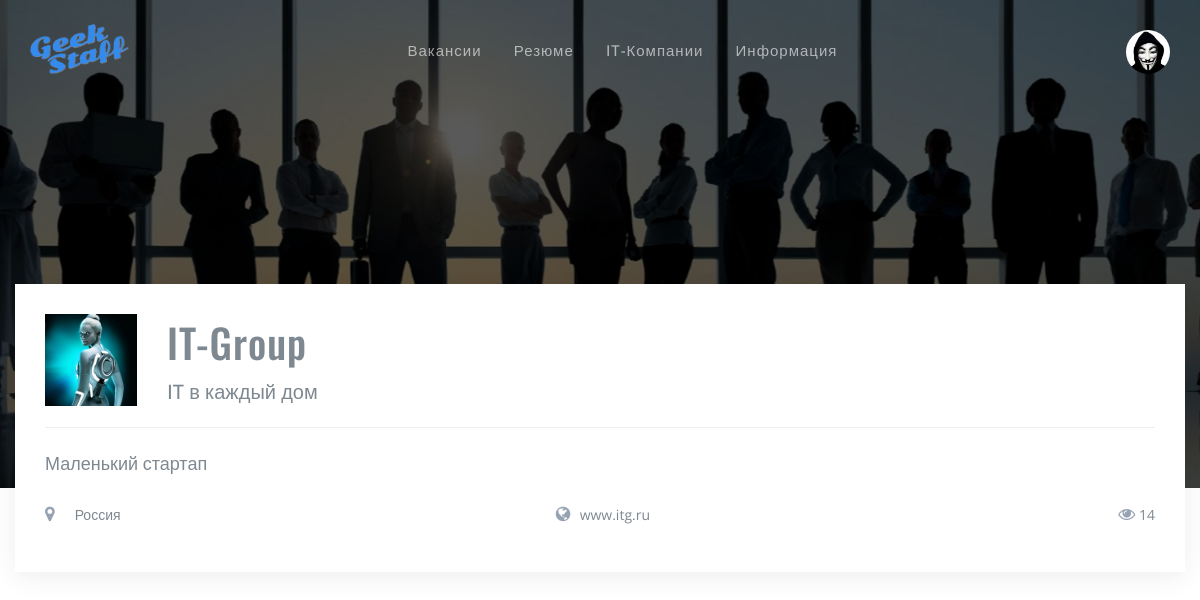
/company/1/card/ (signed in), run on the app's committed database.
### companyapp/models.py (models this page shows, shortened)
class Company(models.Model):
    def user_directory_path(instance, filename):
        return f'logo/user_{instance.user.id}/{filename}'
    STATUS = (
        ('0', 'Отклонена модератором'),
        ('1', 'Заготовка'),
        ('2', 'На модерации'),
        ('3', 'Опубликована'),
        ('4', 'Черновик'),
        ('9', 'Удалена'),
    )
    user = models.OneToOneField(to=MyUser, on_delete=models.PROTECT, related_name='company', verbose_name="Пользователь")
    name = models.CharField('Наименование компании', max_length=255, blank=False, db_index=True)
    status = models.CharField('Статус', max_length=1, choices=STATUS, default='1', db_index=True)
    logo = models.ImageField('Логотип', upload_to=user_directory_path, blank=True, null=True)
    headline = models.CharField('Слоган', max_length=255, blank=True)
    short_description = models.CharField('Краткое описание', max_length=255, blank=False)
    detail = models.TextField('Подробное описание', blank=True)
    location = models.CharField('Местонахождение', max_length=255, blank=False, db_index=True)
    link = models.CharField('Ссылка на сайт / соц.сеть', max_length=255, blank=True)
    moder_comment = models.TextField('Заключение модератора', blank=False, default='Комментарий: ')
    created_at = models.DateTimeField('Дата создания', auto_now_add=True)
    updated_at = models.DateTimeField('Дата обновления', auto_now=True)
    views_count = models.PositiveIntegerField('Число просмотров', default=0)
    class Meta:
        ordering = ('name',)
        verbose_name = 'Компания'
        verbose_name_plural = 'Компании'
    def views_counter(self):
        if Company.objects.filter(pk=self).exists():
            with transaction.atomic():
                self = Company.objects.get(id=self)
                self.views_count += 1
                self.save()

### companyapp/views.py (the view)
# urls.py: path('<int:pk>/card/', CompanyDetailView.as_view(), name='card'),
class CompanyDetailView(LoginRequiredMixin, DetailView):
    model = Company
    def get(self, request, *args, **kwargs):
        Company.views_counter(self.kwargs['pk'])
        return super().get(self, request, *args, **kwargs)

### templates/companyapp/company_detail.html (shortened to what this page needs)
{% extends 'base.html' %}
{% load static %}
{% block header %}
    <header class="page-header bg-img size-lg">
        <div class="container">
            <div class="header-detail">
                {% if object.logo %}
                    <img class="logo" src="{{ object.logo.url }}" alt="">
                {% else %}
                    <img class="logo" src="{% static 'img/logo-default.png' %}" alt="">
                {% endif %}
                <div class="hgroup">
                    <h1>{{ object.name }}</h1>
                    <h3>{{ object.headline }}</h3>
                </div>
                <hr>
                <p class="lead">{{ object.short_description }}</p>
                <ul class="details cols-3">
                    <li class="text-left">
                        <i class="fa fa-map-marker"></i>
                        <span>{{ object.location }}</span>
                    </li>
                    <li class="text-center">
                        <i class="fa fa-globe"></i>
                        <a href="http://{{ object.link }}/">{{ object.link }}</a>
                    </li>
                    <li class="text-right">
                        <i class="fa fa-eye"></i>
                        <span>{{ object.views_count }}</span>
                    </li>
                </ul>
            </div>
        </div>
    </header>
{% endblock %}

### templates/base.html (shortened to what this page needs)
<!DOCTYPE html>
{% load static %}
<html lang="ru">
    <head>
        {% block css %}
            <link rel="stylesheet" href="{% static 'css/app.min.css' %}">
            <link rel="stylesheet" href="{% static 'css/style.css' %}">
        {% endblock %}
    </head>
    {% block body %}
        <body class="nav-on-header">
            {% block nav %}
                {% include 'inc/nav.html' %}
            {% endblock %}
            {% block header %}{% endblock %}
        </body>
    {% endblock %}
</html>

### templates/inc/nav.html (shortened to what this page needs)
{% load static %}
<nav class="navbar">
    <div class="container">
        <div class="pull-left">
            <div class="logo-wrapper">
                <a class="logo" href="{% url 'mainapp:index' %}"><img src="{% static 'img/logo1.png' %}" alt="logo"></a>
            </div>
        </div>
        <div class="pull-right">
            <div class="dropdown user-account">
                <a class="dropdown-toggle" href="#" data-toggle="dropdown">
                    <img src="{% static 'img/logo-ava.jpg' %}" alt="avatar">
                </a>
            </div>
        </div>
        {% include 'inc/nav-menu.html' %}
    </div>
</nav>

### templates/inc/nav-menu.html (shortened to what this page needs)
<ul class="nav-menu">
    <li>
        <a href="#">Вакансии</a>
    </li>
    <li>
        <a href="#">Резюме</a>
    </li>
    <li>
        <a href="#">IT-Компании</a>
    </li>
    <li>
        <a href="#">Информация</a>
    </li>
</ul>

### static/css/style.css (style rules this page uses)
.logo-wrapper { padding-top: 4px; }
.page-header { background: url(../img/bg-company-1.jpg) center/cover fixed no-repeat; }
.user-account .dropdown-toggle img { width: 44px; height: 44px; }
.nav-menu a { font-size: 15px; }

### data on the page
Company: logo (picture), name "IT-Group", headline "IT в каждый дом", short_description "Маленький стартап", location "Россия", link "www.itg.ru", views_count "14"
